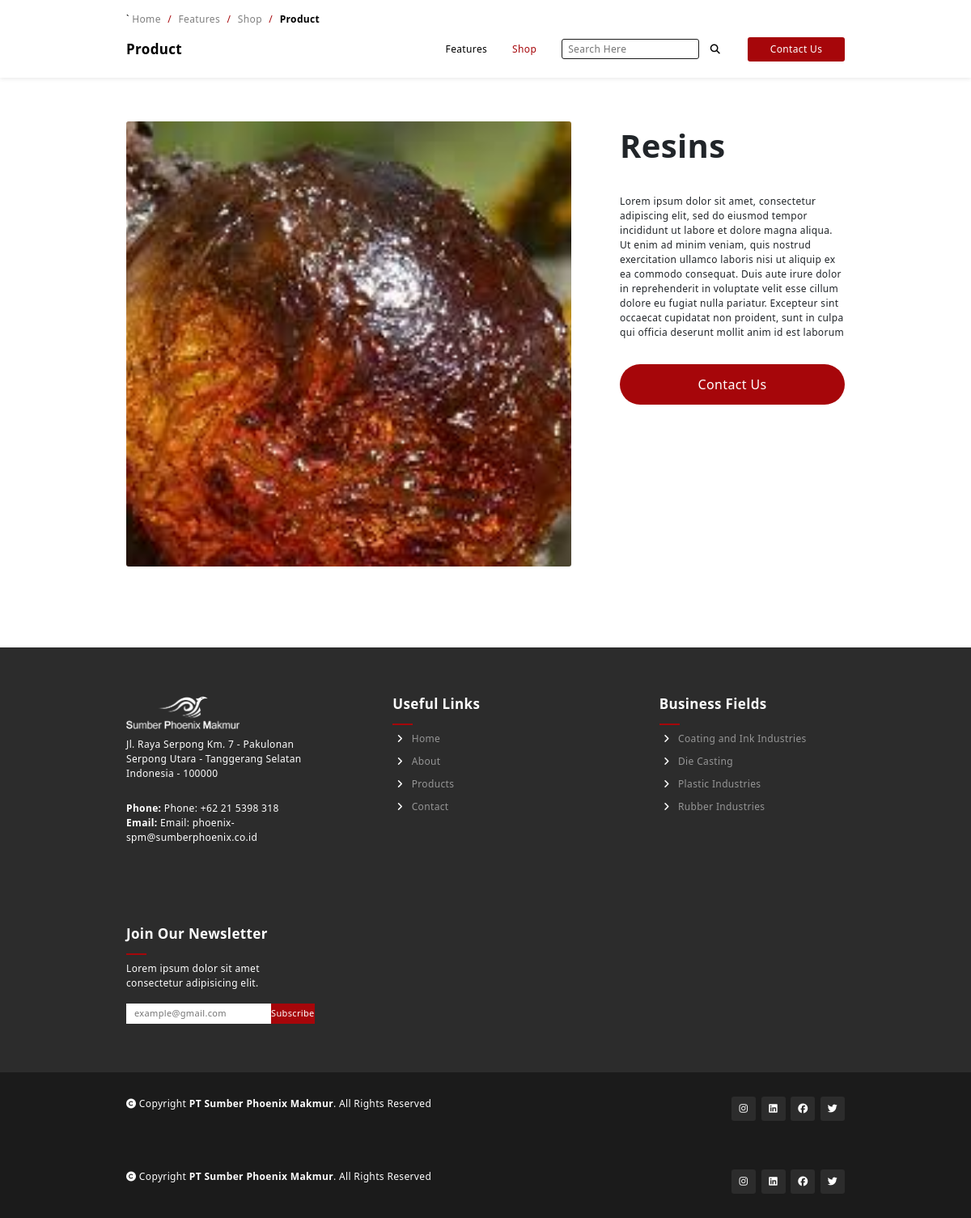
The page /single/product.php?product_code=RS1 on the database its author committed.
### tables this page shows
CREATE TABLE `products` (
  `product_id` int(11) NOT NULL,
  `product_name` varchar(100) NOT NULL,
  `product_code` varchar(100) NOT NULL,
  `product_img` text NOT NULL,
  `product_desc` text NOT NULL,
  `status` tinyint(1) NOT NULL DEFAULT 1,
  `featured` tinyint(1) NOT NULL DEFAULT 0,
  `best_seller` int(11) NOT NULL DEFAULT 0
);

CREATE TABLE `company_profile` (
  `id_fitur` int(11) NOT NULL,
  `fitur_name` text NOT NULL,
  `fitur_data` text DEFAULT NULL
);

CREATE TABLE `categories` (
  `cat_id` int(11) NOT NULL,
  `cat_code` varchar(100) NOT NULL,
  `cat_name` varchar(255) NOT NULL,
  `cat_img` text NOT NULL,
  `status` tinyint(1) NOT NULL DEFAULT 1,
  `order_by` int(11) NOT NULL
);

### bottombar.php (the view)
<?php
function getData1($fiturNama,$conn){
    $stmt = $conn->prepare('SELECT * FROM company_profile where fitur_name =? ');
    $stmt->execute([$fiturNama]);
    $temp = $stmt->fetch();
    $data = $temp['fitur_data'];
    return $data;
}
?>
<section class="footer-section">
        <div class="container-fluid grid">
            <div class="company-information">
                <div class="company-logo">
                    <img src="src/<?= getData1('logo',$conn) ?>" id="company-logo" alt="">
                </div>
                <div class="company-address">
                    <p class="paragraph" col="address"><?= getData1('address',$conn)?> </p>
                </div>
                <div class="company-phone">
                    <p class="paragraph" col="phone"><strong>Phone: </strong><?= getData1('phone',$conn) ?></p>
                </div>
                <div class="company-email">
                    <p class="paragraph" col="email"><strong>Email: </strong><?= getData1('email',$conn) ?></p>
                </div>
            </div>
            <div class="useful-links">
                <h2 class="sub-heading underline">Useful Links</h2>
                <a class="footer-item" href="#">
                    <i class="fa-solid fa-angle-right"></i>
                    Home
                </a>
                <a class="footer-item" href="#about">
                    <i class="fa-solid fa-angle-right"></i>
                    About
                </a>
                <a class="footer-item" href="./product.php">
                    <i class="fa-solid fa-angle-right"></i>
                    Products
                </a>
                <a class="footer-item" href="./contact.php">
                    <i class="fa-solid fa-angle-right"></i>
                    Contact
                </a>
            </div>
            <div class="business-fields useful-links">
                <h2 class="sub-heading underline">Business Fields</h2>
                <?php
                    $stmt=$conn->prepare("SELECT c.cat_code as cat_code,c.cat_name as cat_name,c.cat_id as cat_id,c.cat_img as cat_img, count(s.sub_id)
                    FROM categories c
                    join subcategories s on c.cat_id = s.cat_id
                    join product_subcategory ps  on s.sub_id = ps.subcategory_id
                    join products p on ps.product_id = p.product_id
                    where c.status = 1 and s.status = 1 and p.status = 1 GROUP BY c.cat_id HAVING COUNT(ps.product_id) > 0 order by c.order_by ASC");
                    $stmt->execute();
                    while($cat = $stmt->fetch()):
                ?>
                <a class="footer-item" href="./shop.php?cateCode=<?= $cat['cat_code'] ?>">
                    <i class="fa-solid fa-angle-right"></i>
                    <?= $cat['cat_name'] ?>
                </a>
                <?php endwhile; ?>
            </div>
            <div class="newsletter">
                <h2 class="sub-heading underline">Join Our Newsletter</h2>
                <p class="paragraph" col="newsletter_desc"><?= getData1('newsletter_desc',$conn)?></p>
                <div class="email-input">
                    <input type="email" placeholder="example@gmail.com">
                    <button class="custom-button btn" type="button">Subscribe</button>
                </div>
            </div>
        </div>
    </section>
    <footer class="copyright-footer">
        <div class="container-fluid">
            <div class="copyright paragraph">
                <i class="fa-solid fa-copyright"></i>
                Copyright <strong>PT Sumber Phoenix Makmur</strong>. All Rights Reserved
            </div>
            <div class="copyright-social-media">
                <div class="icon-container-box">
                    <a href="<?= getData1('instagram',$conn) ?>" class="fa-brands fa-instagram"></a>
                </div>
                <div class="icon-container-box">
                    <a href="<?= getData1('linkedin',$conn) ?>" class="fa-brands fa-linkedin"></a>
                </div>
                <div class="icon-container-box">
                    <a href="<?= getData1('facebook',$conn) ?>" class="fa-brands fa-facebook"></a>
                </div>
                <div class="icon-container-box">
                    <a href="<?= getData1('twitter',$conn) ?>" class="fa-brands fa-twitter"></a>
                </div>
            </div>
        </div>
    </footer>

### single/product.php (shortened to what this page needs)
<?php
include '../api/connect.php';
$stmt = $conn->prepare("SELECT * FROM products where LOWER(product_code) = ? and status = 1");
    $stmt->execute([strtolower($_GET['product_code'])]);
    $product = $stmt->fetch();
?>
<!DOCTYPE html>
<html lang="en">
<head>
    <link href="https://cdn.jsdelivr.net/npm/bootstrap@5.2.0-beta1/dist/css/bootstrap.min.css" rel="stylesheet">
    <link rel="stylesheet" href="../style.css">
    <link rel="stylesheet" href="../style/nav.css">
    <link rel="stylesheet" href="../style/footer.css">
    <link rel="stylesheet" href="../style/copyright.css">
    <link rel="stylesheet" href="../style/nav_templates.css">
    <link rel="stylesheet" href="../style/product/nav.css">
    <link rel="stylesheet" href="../style/product/product.css">
</head>
<body>
    <nav class="navbar active fixed-top navbar-expand-lg">
        <div class="paragraph">
        `   <a href="../index.php">Home </a>
            <span>/</span>
            <a href="../product.php">Features </a>
            <span>/</span>
            <a href="../shop.php<?php
                if(isset($_GET['subCode'])){
                    echo  '?subCode='.$_GET['subCode'];
                }
             ?>
             ">Shop </a>
            <span>/</span>
            <strong class="product">Product</strong>
        </div>
        <div class="container-fluid">
            <div class="navbar-brand">
                <div class="sub-heading">Product</div>
            </div>
            <div class="collapse navbar-collapse" id="navbarSupportedContent">
                <ul class="navbar-nav mr-auto w-100 justify-content-end">
                    <li class="nav-item">
                        <a class="nav-link paragraph" href="../product.php">Features</a>
                    </li>
                    <li class="nav-item active">
                        <a class="nav-link paragraph" href="../shop.php
                        <?php
                        if(isset($_GET['subCode'])){
                           echo  '?subCode='.$_GET['subCode'];
                        }
                       ?>
                        ">Shop</a>
                    </li>
                    <li class="nav-item">
                        <a class="nav-link paragraph">
                            <input type="text" placeholder="Search Here" class="search-bar">
                            <i class="fa-solid fa-magnifying-glass search-icon"></i>
                        </a>
                    </li>
                    <a href="../contact.php"><button class="custom-button btn navbar-btn contact" type="button">Contact Us</button></a>
                </ul>
            </div>
        </div>
    </nav>
    <section class="product-section section-extra">
        <div class="container-fluid">
            <img src="../<?= $product['product_img'] ?>" alt="" class="product-image">
            <div class="product-description">
                <div class="product-title heading"><?= htmlspecialchars($product['product_name']) ?></div>
                <div class="product-content paragraph">
                        <?= $product['product_desc'] ?>
                </div>
                <div class="contact-container">
                    <button class="custom-button" onclick="window.location.href='../contact.php'" type="button">Contact Us</button>
                </div>
            </div>
        </div>
    </section>
    <?php include '../bottombar.php'  ?>
    <footer class="copyright-footer">
        <div class="container-fluid">
            <div class="copyright paragraph">
                <i class="fa-solid fa-copyright"></i>
                Copyright <strong>PT Sumber Phoenix Makmur</strong>. All Rights Reserved
            </div>
            <div class="copyright-social-media">
                <div class="icon-container-box">
                    <a href="#" class="fa-brands fa-instagram"></a>
                </div>
                <div class="icon-container-box">
                    <a href="#" class="fa-brands fa-linkedin"></a>
                </div>
                <div class="icon-container-box">
                    <a href="#" class="fa-brands fa-facebook"></a>
                </div>
                <div class="icon-container-box">
                    <a href="#" class="fa-brands fa-twitter"></a>
                </div>
            </div>
        </div>
    </footer>
</body>
</html>

### style.css (style rules this page uses)
* { padding: 0; margin: 0; letter-spacing: 0.35px; -webkit-box-sizing: border-box; -moz-box-sizing: border-box; box-sizing: border-box; }
html { overflow-x: hidden; scroll-behavior: smooth; background: white; }
:root { --yellow: #a6060a; --black: #1B1B1B; --light-black: #2C2C2C; }
section { display: flex; justify-content: center; width: 100vw; }
.navbar, footer { display: flex !important; justify-content: center; }
footer { width: 100vw; }
a { text-decoration: none; }
.custom-button { color: white; background-color: var(--yellow); transition: 0.7s ease; padding: 0; border-color: rgba(0, 0, 0, 0); border-radius: 5px; display: flex; justify-content: center; align-items: center; }
.heading { font-size: 27px; font-weight: bold; text-transform: capitalize; margin-bottom: 20px; }
.sub-heading { font-size: 17px; font-weight: bold; }
.grid { display: grid; grid-template-columns: repeat(auto-fit, minmax(300px, 1fr)); gap: 20px; }
.paragraph { font-size: 12px; }
.container-fluid { padding: 0; margin: 0; padding-right: 13vw; padding-left: 13vw; width: 100%; max-width: 1900px; }
.section-extra { padding-top: 120px; padding-bottom: 100px; }
.underline { position: relative; padding-bottom: 16px; }
.underline:after { display: block; content: ''; width: 70px; height: 4px; background: var(--yellow); position: absolute; bottom: 0; left: 50%; transform: translate(-50%, -50%); }

### style/nav.css (style rules this page uses)
.navbar { background-color: white; box-shadow: 0 1px 6px 0 rgba(0, 0, 0, 0.1); padding-top: 13px; padding-bottom: 13px; }
.navbar-nav { align-items: center; }
.navbar-brand { margin-right: 0; }
.navbar-btn { width: 120px; height: 30px; font-size: 12px; margin-top: 5px; margin-left: 20px; }
.nav-link { transition: 0.3s ease; border-radius: 5px; margin-left: 15px; color: black; }
.navbar .nav-item { transition: 0.3s ease; }
.navbar .nav-item.active a { color: var(--yellow); }

### style/footer.css (style rules this page uses)
.footer-section { background-color: var(--light-black); height: auto; padding-top: 60px; padding-bottom: 60px; color: white; }
.footer-section .useful-links { display: flex; flex-direction: column; }
.footer-section .underline:after { left: 0 !important; transform: translate(0); width: 25px; height: 2px; }
.footer-section .footer-item { margin-left: 5px; font-size: 12px; color: rgba(255, 255, 255, 0.5); margin-bottom: 10px; text-decoration: none; width: 100%; transition: all 0.3s ease; cursor: pointer; }
.footer-section .footer-item i { margin-right: 7px; color: white; transition: all 0.3s ease; }
.footer-section .grid { grid-template-columns: repeat(auto-fit, minmax(200px, 1fr)); gap: 100px; }
.footer-section .company-information { max-width: 250px; }
.footer-section .business-fields { width: 180px; }
.footer-section img { width: 140px; filter: brightness(0) invert(1); margin-bottom: 10px; }
.footer-section .company-information .paragraph { margin-bottom: 0; }
.footer-section .company-information .company-address { margin-bottom: 25px; }
.footer-section .newsletter { max-width: 300px; }
.footer-section .email-input { display: flex; }
.footer-section .email-input input { border-radius: 0; border: none; padding-left: 10px; padding-right: 10px; font-size: 11px; }
.footer-section .email-input .custom-button { border: none; border-radius: 0; font-size: 11px; height: 25px; width: 65px; font-weight: 300; cursor: pointer; transition: 0.3s ease; }

### style/copyright.css (style rules this page uses)
.copyright-footer { height: auto; padding-top: 30px; padding-bottom: 30px; background-color: var(--black); color: white; }
.copyright-footer .container-fluid { display: flex; justify-content: space-between; }
.copyright-footer .copyright-social-media { display: flex; justify-content: space-between; width: 140px; }
.copyright-footer .icon-container-box { height: 30px; width: 30px; border-radius: 3px; font-size: 12px; background-color: var(--light-black); display: flex; justify-content: center; align-items: center; transition: 0.5s ease; cursor: pointer; }
.copyright-footer .icon-container-box a { text-decoration: none; color: white; }

### style/nav_templates.css (style rules this page uses)
.navbar { background-color: var(--black); padding-top: 15px; padding-bottom: 15px; min-height: 80px; color: white; }
.navbar .container-fluid { display: block; }
.navbar .paragraph { color: rgba(255, 255, 255 , 0.5); font-size: 12px; }
.navbar .paragraph a { color: rgba(255, 255, 255 , 0.5); font-size: 12px; text-decoration: none; cursor: pointer; transition: all 0.4s ease; margin-right: 5px; }
.navbar .paragraph span { color: var(--yellow); margin-right: 5px; }
.navbar .sub-heading { margin-bottom: 0; margin-top: 7px; }

### rows shown on the page
products: product_img (picture), product_name "Resins", product_desc "Lorem ipsum dolor sit amet, consectetur adipiscing elit, sed do eiusmod tempor incididunt ut labore et dolore magna aliqua. Ut enim ad minim veniam, quis nostrud exercitation ullamco laboris nisi ut aliquip ex ea commodo consequat. Duis aute irure dolor in reprehenderit in voluptate velit esse cillum dolore eu fugiat nulla pariatur. Excepteur sint occaecat cupidatat non proident, sunt in culpa qui officia deserunt mollit anim id est laborum"
company_profile: fitur_data (picture)
company_profile: fitur_data "Jl. Raya Serpong Km. 7 - Pakulonan Serpong Utara - Tanggerang Selatan Indonesia - 100000"
company_profile: fitur_data "Phone: +62 21 5398 318"
company_profile: fitur_data "Email: phoenix-spm@sumberphoenix.co.id"
categories: cat_name "Coating and Ink Industries"
categories: cat_name "Die Casting"
categories: cat_name "Plastic Industries"
categories: cat_name "Rubber Industries"
company_profile: fitur_data "Lorem ipsum dolor sit amet consectetur adipisicing elit."
